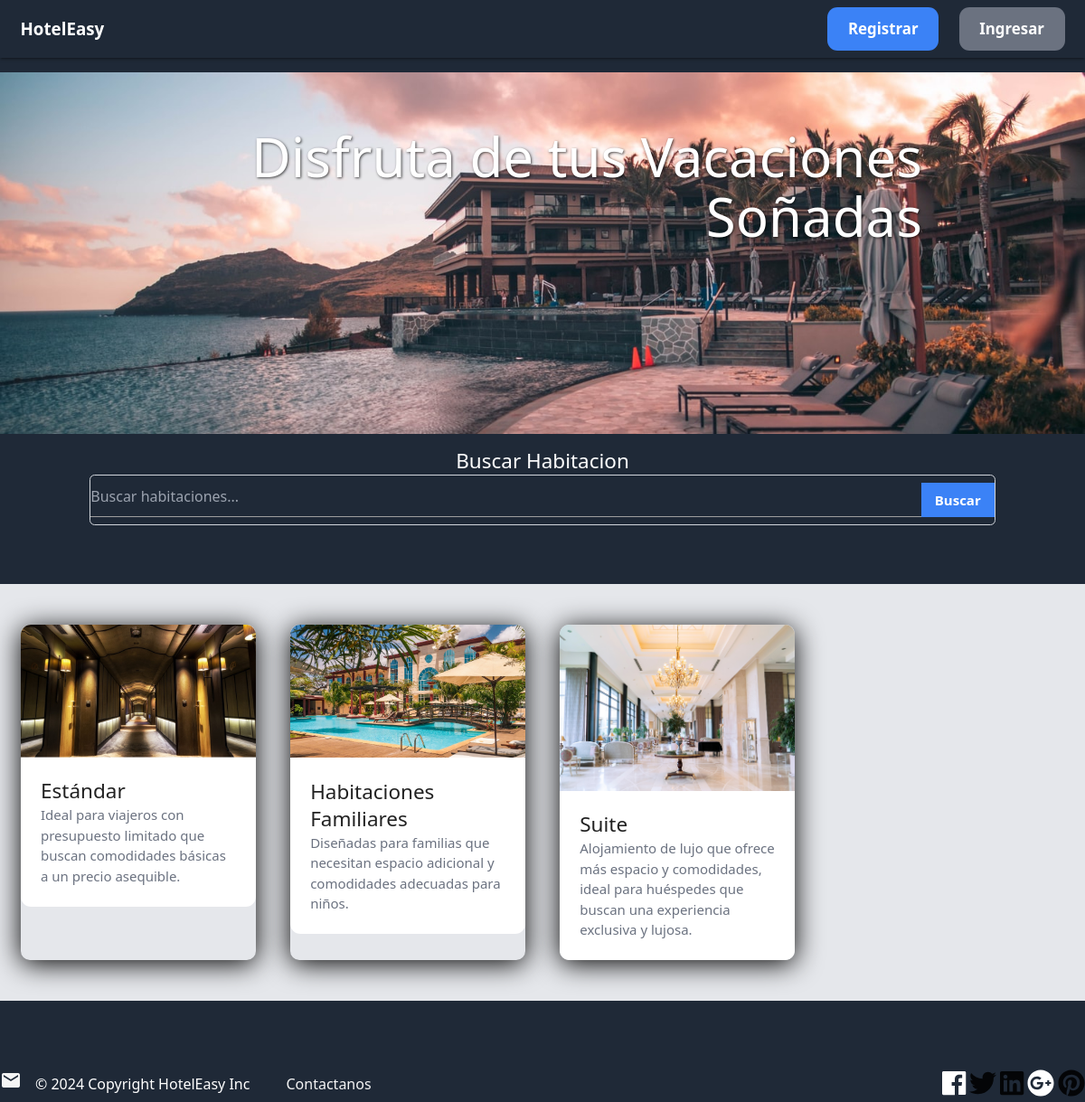
The page / on the database its author committed.
### habitaciones/models.py (models this page shows, shortened)
class Categoria(models.Model):
    nombre = models.CharField(max_length=255)
    imagen = models.ImageField(upload_to='categoria_imagenes', blank=True, null=True)
    background = models.ImageField(upload_to='categoria_imagenes', blank=True, null=True)
    descripcion = models.TextField(blank=True, null=True)
    class Meta:
        ordering = ('nombre',)

### core/views.py (the view)
# urls.py: path('', views.index, name='index'),
def index(request):
    habitaciones = Habitacion.objects.all()
    categorias = Categoria.objects.all()
    return render(request, "core/index.html", {
        'categorias': categorias,
        'habitaciones': habitaciones,
    })

### core/templates/core/index.html (shortened to what this page needs)
{% extends 'core/base.html' %}
{% load static %}
{% block content %}
    <section class="slider">
        <ul class="slides">
            <li>
                <img src="{% static 'core/images/hotel1.jpeg' %}">
                <div class="caption right-align">
                    <h2 class="mycolor-text category-name">Disfruta de tus Vacaciones Soñadas</h2>
                </div>
            </li>
        </ul>
    </section>
<section id="search" class="section section-search mycolor white-text center scrollspy">
    <div class="container">
        <div class="row">
            <div class="col s12">
                <h3 class="text-2xl">Buscar Habitacion</h3>
                <form action="{% url 'habitaciones:buscar_habitaciones' %}" method="GET" class="mb-8">
                    <div class="flex items-center border border-gray-300 rounded-md overflow-hidden">
                        <input type="text" name="q" placeholder="Buscar habitaciones..." class="px-4 py-2 w-full focus:outline-none">
                        <button type="submit" class="px-4 py-2 bg-blue-500 text-white font-semibold hover:bg-blue-600 focus:outline-none">Buscar</button>
                    </div>
                </form>
            </div>
        </div>
    </div>
</section>
    <div class="px-6 py-12 bg-gray-200">
        <div class="grid grid-cols-1 sm:grid-cols-2 md:grid-cols-3 lg:grid-cols-4 xl:grid-cols-5 gap-10">
            {% for categoria in categorias %}
            <div style="box-shadow: 0px 4px 30px 0px black; border-radius: 10px;">
                <a href="{% url 'habitaciones:categoria' categoria.nombre %}">
                    <div>
                        <img src="{{ categoria.imagen.url }}" class="rounded-t-xl">
                    </div>
                    <div class="p-6 bg-white rounded-b-xl">
                        <h2 class="text-2xl"> {{ categoria.nombre }} </h2>
                        <p class="text-gray-500"> {{ categoria.descripcion }}</p>
                    </div>
                </a>
            </div>
            {% endfor %}
        </div>
    </div>
{% endblock content %}

### core/static/core/styles.css (style rules this page uses)
.category-name { font-size: 4rem; color: white; text-shadow: 1px 1px 3px rgba(0, 0, 0, 0.7); }
html, body { height: 100%; background: #1F2937 }
body { display: flex; flex-direction: column; padding-top: 80px; }
.flex { flex: 1 0 auto; }

### rows shown on the page
Categoria: imagen (picture), nombre "Estándar", descripcion "Ideal para viajeros con presupuesto limitado que buscan comodidades básicas a un precio asequible."
Categoria: imagen (picture), nombre "Habitaciones Familiares", descripcion "Diseñadas para familias que necesitan espacio adicional y comodidades adecuadas para niños."
Categoria: imagen (picture), nombre "Suite", descripcion "Alojamiento de lujo que ofrece más espacio y comodidades, ideal para huéspedes que buscan una experiencia exclusiva y lujosa."
